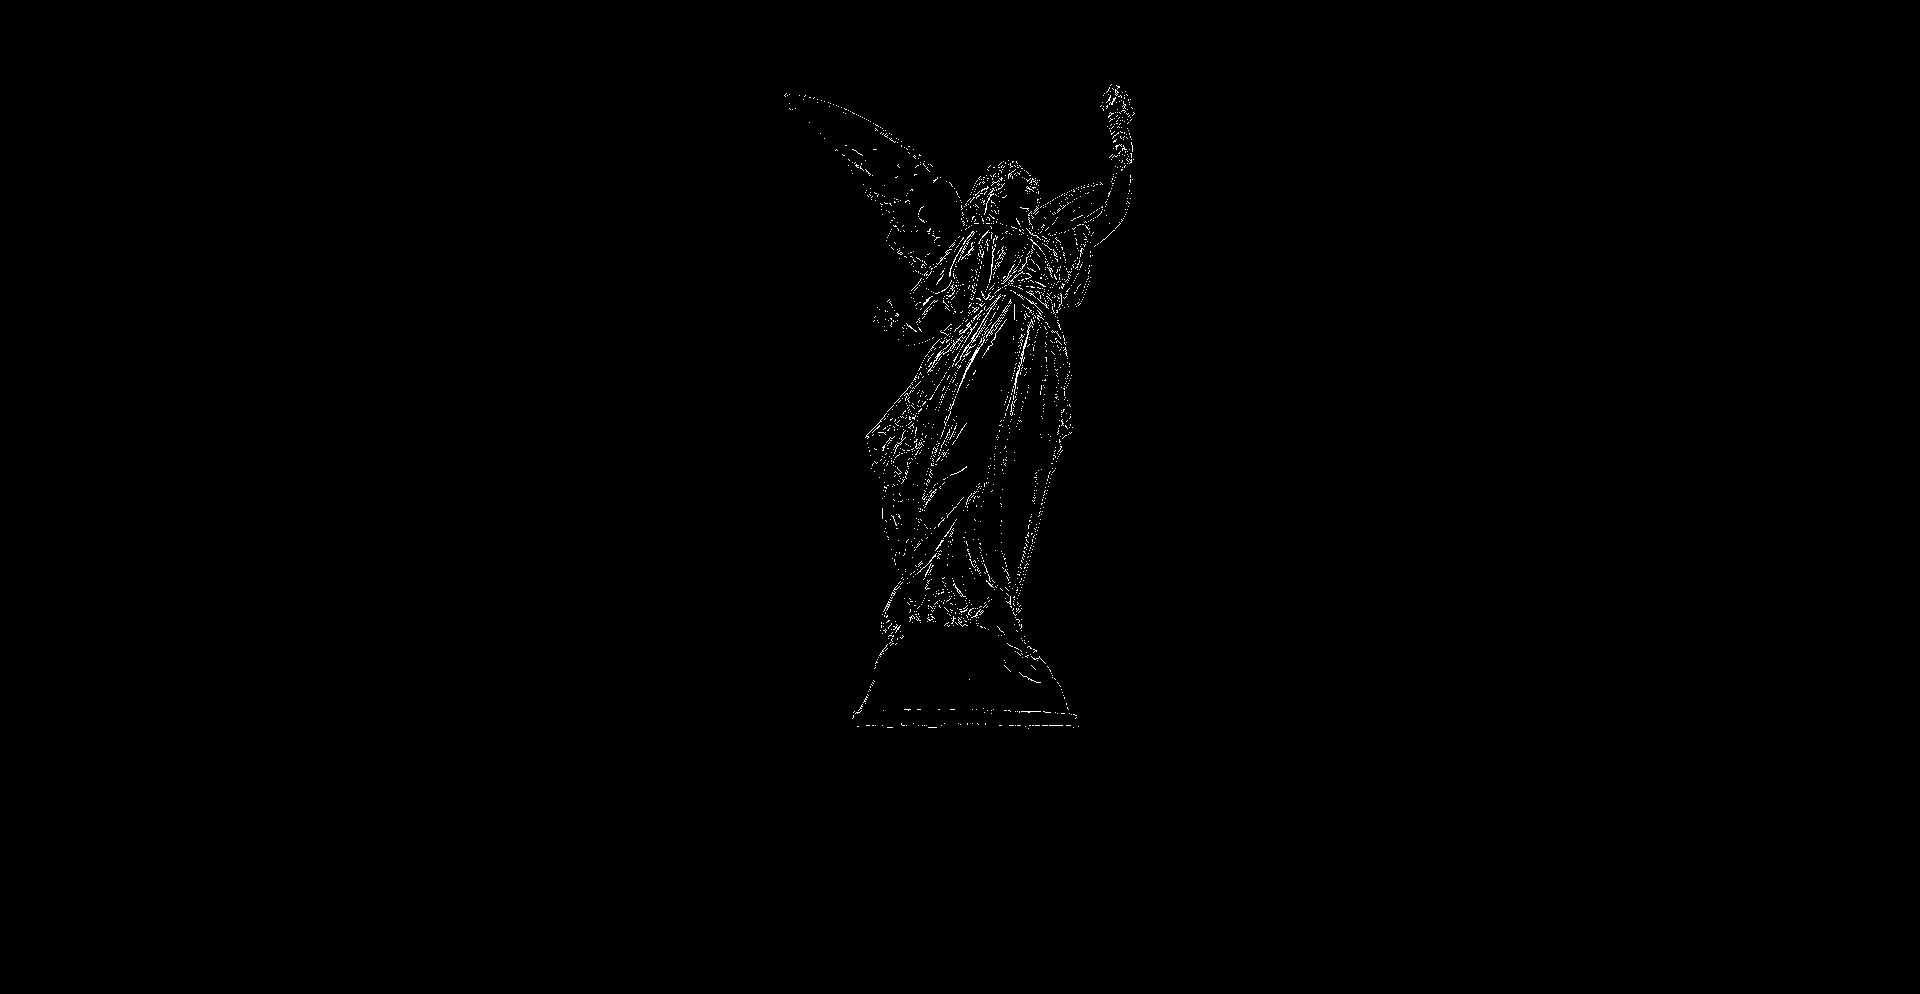

The Python source for this figure:


# from anime-shaders/ folder, run:
# python3 -m python_pass_example.contours

# import libraries
from PIL import Image
import numpy as np

# load image
normals_img = Image.open('./normals.png').convert('RGB')
normals_arr = ((np.asarray(normals_img)/255.0) - 0.5) * 2
viewers_img = Image.open('./viewers.png').convert('RGB')
viewers_arr = ((np.asarray(viewers_img)/255.0) - 0.5) * 2
ws_img = Image.open('./ws.png').convert('RGB')
ws_arr = ((np.asarray(ws_img)/255.0) - 0.5) * 2

# process pixel-by-pixel
threshold = 0.1
h,w,ch = normals_arr.shape
out_arr = np.zeros((h,w))
out_contours_arry = np.zeros((h,w))
for i in range(1, h-1):
	for j in range(1, w-1):

		# calculate forward finite difference for first derivative
		dx = np.dot(normals_arr[i+1,j], viewers_arr[i+1,j]) - np.dot(normals_arr[i,j], viewers_arr[i,j])
		dy = np.dot(normals_arr[i,j-1], viewers_arr[i,j-1]) - np.dot(normals_arr[i,j], viewers_arr[i,j])

		# calculate forward finite difference for first derivative of the neighboring pixel in the -x direction
		xneighbordx = np.dot(normals_arr[i,j], viewers_arr[i,j]) - np.dot(normals_arr[i-1,j], viewers_arr[i-1,j])
		xneighbordy = np.dot(normals_arr[i-1,j-1], viewers_arr[i-1,j-1]) - np.dot(normals_arr[i-1,j], viewers_arr[i-1,j])

		# calculate forward finite difference for first derivative of the neighboring pixel in the -y direction
		yneighbordx = np.dot(normals_arr[i+1,j+1], viewers_arr[i+1,j+1]) - np.dot(normals_arr[i,j+1], viewers_arr[i,j+1])
		yneighbordy = np.dot(normals_arr[i,j], viewers_arr[i,j]) - np.dot(normals_arr[i,j+1], viewers_arr[i,j+1])
		
		# calculate directional derivatives for this pixel and its neighbors in the -x and -y directions
		dwdot = dx * ws_arr[i,j,0] + dy * ws_arr[i,j,1]
		xneighbordwdot = xneighbordx * ws_arr[i-1,j,0] + xneighbordy * ws_arr[i-1,j,1]
		yneighbordwdot = yneighbordx * ws_arr[i,j+1,0] + yneighbordy * ws_arr[i,j+1,1]

		# calculate second order directional derivative using backward finite differences of first derivatives
		dwdwdot = (dwdot - xneighbordwdot) * ws_arr[i,j,0] + (dwdot - yneighbordwdot) * ws_arr[i,j,1]

		if dwdot < threshold and dwdot > -threshold and dwdwdot > 0.03:
			out_arr[i,j] = 1
		else:
			out_arr[i,j] = 0

		if np.dot(normals_arr[i,j], viewers_arr[i,j]) < 0.4 and np.dot(normals_arr[i,j], viewers_arr[i,j]) > -0.4:
			out_contours_arry[i,j] = 1
		else:
			out_contours_arry[i,j] = 0

# save image
out_img = Image.fromarray((out_arr*255).astype(np.uint8))
out_img.save('./sugg_contours.png')
out_img = Image.fromarray((out_contours_arry*255).astype(np.uint8))
out_img.save('./contours.png')


